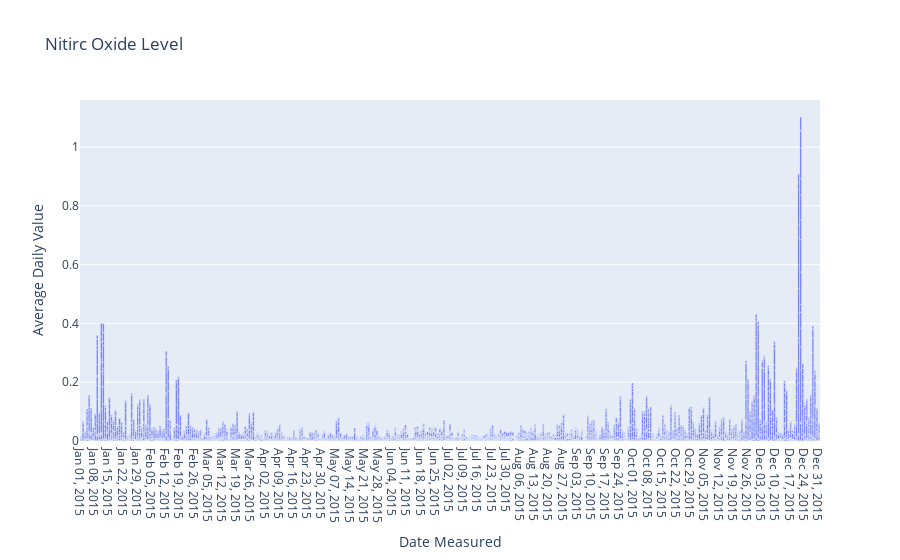

The notebook cell this image was saved under:
### Code cell
# for nitric Oxide
fig = px.bar(df_1_NO, x='Date Measured', y='Average Daily Value',title='Nitirc Oxide Level')
fig.show()

### Figure 1 — Plotly figure (JSON) as saved in the notebook; plotly's stock layout.template omitted (floating-point values rounded to 4 significant figures; data arrays with more than 128 entries replaced by an {"elided": "..."} marker saying what was removed)
{"data": [{"alignmentgroup": "True", "hovertemplate": "Date Measured=%{x}<br>Average Daily Value=%{y}<extra></extra>", "legendgroup": "", "marker": {"color": "#636efa", "pattern": {"shape": ""}}, "name": "", "offsetgroup": "", "orientation": "v", "showlegend": false, "textposition": "auto", "type": "bar", "x": {"elided": "6729 str values"}, "xaxis": "x", "y": {"elided": "6729 float values"}, "yaxis": "y"}], "layout": {"barmode": "relative", "legend": {"tracegroupgap": 0}, "title": {"text": "Nitirc Oxide Level"}, "xaxis": {"anchor": "y", "domain": [0, 1], "title": {"text": "Date Measured"}}, "yaxis": {"anchor": "x", "domain": [0, 1], "title": {"text": "Average Daily Value"}}}}
